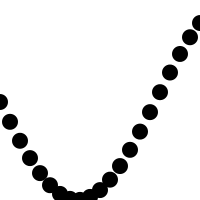
Frame 1 (no input)
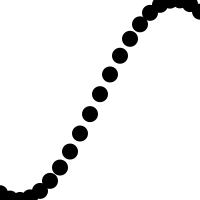
Frame 60 (the mouse pressed at the canvas centre just before this capture)
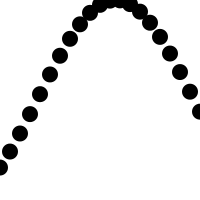
Frame 120 (the mouse held since frame 60 and released just before this capture)

The Processing sketch that drew these frames (run headless with seeded random() and noise(); from frame 60 on, the mouse is pressed at the canvas centre):

// Processing sketch: example_13_7
// ── example_13_7.pde
// Learning Processing
// Daniel Shiffman
// http://www.learningprocessing.com

// Example 13-7: Wave

// Starting angle
float theta = 0.0;

void setup() {
  size(200,200);
  smooth();
}

void draw() {
  background(255);
  
  // Increment theta (try different values for " angular velocity " here)
  theta += 0.02;
  noStroke();
  fill(0);
  float x = theta;
  
   // A for loop is used to draw all the points along a sine wave (scaled to the pixel dimension of the window).
  for (int i = 0; i <= 20; i++) {
    // Calculate y value based off of sine function
    float y = sin(x)*height/2;
    // Draw an ellipse
    ellipse(i*10,y + height/2,16,16);
    // Move along x-axis
    x += 0.2;
  }
}
